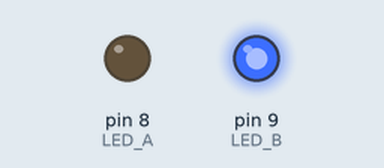
The sketch below on a simulated Arduino Uno, built with avr-gcc and run on an emulated ATmega328P. On the bench: output pins drawn as LEDs (lit = HIGH).

Above: at 1.0 s.
At 7.0 s:
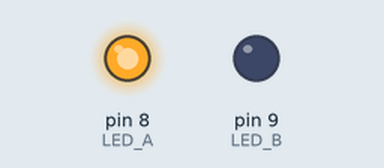
Timing chart, 0 to 9.2 s (numbered marks = the images above):
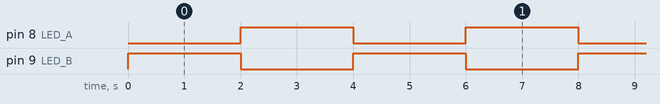

Measured:
- by itself, pin 8 (LED_A), pin 9 (LED_B): alternates HIGH for 2.0 s and LOW for 2.0 s

The sketch:

millis_two_led_blink.ino
```cpp
/*
  millis_two_led_blink.ino
  -------------------------------------------------------------
  PURPOSE: Teach how to use millis() for NON-BLOCKING timing.

  WHAT IT DOES:
    - LED_B turns ON immediately after upload, stays on 2s, off 2s, repeat.
    - LED_A starts OFF, turns ON after 2s, stays on 2s, off 2s, repeat.
    => The two LEDs blink together on the same 2s/2s rhythm but in
       OPPOSITE phase: while one is ON the other is OFF, and they swap
       every 2 seconds.

  -------------------------------------------------------------
  WHY delay() WON'T WORK HERE:
    delay() is BLOCKING. When you call delay(2000) the Arduino does
    NOTHING else for those 2 full seconds: it cannot read a button,
    cannot drive a second LED on its own schedule, cannot talk over
    serial. The CPU just sits and counts.

    To make two LEDs follow their own timing with delay() you would
    have to interleave delays by hand, and the moment you add a third
    task (a sensor, a button, a motor) the math falls apart and the
    sketch becomes unresponsive.

    millis() solves this. It returns the number of milliseconds since
    the board was powered on, and it keeps counting on its own in the
    background. Instead of telling the CPU to "wait", we simply ask
    "has enough time passed yet?" every loop. The loop never stops, so
    the board stays free to do many things at once.

  -------------------------------------------------------------
  WIRING (two LEDs, each with a current-limiting resistor):

        Arduino D8 ----[ 220 ohm ]----|>|---- GND     (LED_A)
        Arduino D9 ----[ 220 ohm ]----|>|---- GND     (LED_B)

    - |>| is the LED. The long leg (anode, +) goes toward the resistor
      / Arduino pin; the short leg (cathode, -) goes to GND.
    - A 220 ohm (or 330 ohm) resistor protects each LED from too much
      current. One resistor per LED.
    - Both LED cathodes share the Arduino GND pin.
  -------------------------------------------------------------
*/

const int LED_A = 8;   // starts OFF (turns on after the first 2s)
const int LED_B = 9;   // starts ON  (lit immediately after upload)

const unsigned long interval = 2000;  // 2000 ms = 2 seconds on, 2 seconds off

// Remembers the last time we flipped the LEDs.
// unsigned long because millis() can grow large (it rolls over ~49 days).
unsigned long previousMillis = 0;

// Current state of each LED. They start in OPPOSITE states.
bool ledB_on = true;   // LED_B begins ON
bool ledA_on = false;  // LED_A begins OFF

void setup() {
  pinMode(LED_A, OUTPUT);
  pinMode(LED_B, OUTPUT);

  // Apply the starting states right away.
  digitalWrite(LED_A, ledA_on ? HIGH : LOW);
  digitalWrite(LED_B, ledB_on ? HIGH : LOW);
}

void loop() {
  // Grab the current "stopwatch" reading. The loop keeps spinning fast,
  // so this runs thousands of times per second without ever blocking.
  unsigned long currentMillis = millis();

  // Has a full 2-second interval passed since the last flip?
  if (currentMillis - previousMillis >= interval) {
    previousMillis = currentMillis;   // remember "now" for the next check

    // Toggle both LEDs. They swap states, so they stay in opposite phase.
    ledA_on = !ledA_on;
    ledB_on = !ledB_on;

    digitalWrite(LED_A, ledA_on ? HIGH : LOW);
    digitalWrite(LED_B, ledB_on ? HIGH : LOW);
  }

  // <-- Notice: the loop is free here. You could read a sensor, check a
  //     button, or print to Serial without disturbing the LED timing.
}
```
